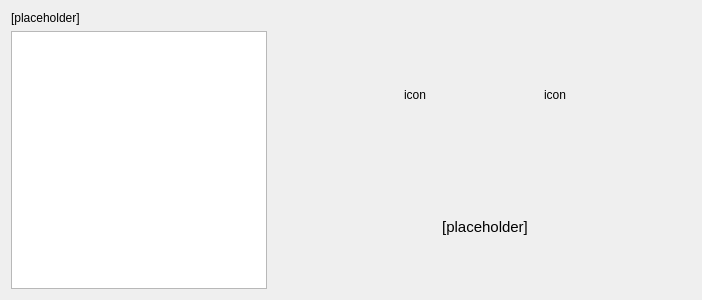
<?xml version="1.0" encoding="UTF-8"?>
<ui version="4.0">
 <class>pgFcFunction</class>
 <widget class="QWidget" name="pgFcFunction">
  <property name="geometry">
   <rect>
    <x>0</x>
    <y>0</y>
    <width>400</width>
    <height>300</height>
   </rect>
  </property>
  <property name="sizePolicy">
   <sizepolicy hsizetype="MinimumExpanding" vsizetype="MinimumExpanding">
    <horstretch>0</horstretch>
    <verstretch>0</verstretch>
   </sizepolicy>
  </property>
  <layout class="QVBoxLayout" name="verticalLayout_9">
   <item>
    <widget class="QLabel" name="lblSelectFunction">
     <property name="sizePolicy">
      <sizepolicy hsizetype="Preferred" vsizetype="Preferred">
       <horstretch>0</horstretch>
       <verstretch>0</verstretch>
      </sizepolicy>
     </property>
     <property name="baseSize">
      <size>
       <width>0</width>
       <height>0</height>
      </size>
     </property>
     <property name="styleSheet">
      <string notr="true">font: 11pt &quot;Ubuntu&quot;;</string>
     </property>
     <property name="text">
      <string>&lt;html&gt;&lt;head/&gt;&lt;body&gt;&lt;p&gt;[placeholder]&lt;/p&gt;&lt;/body&gt;&lt;/html&gt;</string>
     </property>
     <property name="alignment">
      <set>Qt::AlignLeading|Qt::AlignLeft|Qt::AlignTop</set>
     </property>
     <property name="wordWrap">
      <bool>true</bool>
     </property>
    </widget>
   </item>
   <item>
    <layout class="QGridLayout" name="gridLayout_8">
     <property name="horizontalSpacing">
      <number>12</number>
     </property>
     <item row="0" column="1">
      <spacer name="horizontalSpacer_8">
       <property name="orientation">
        <enum>Qt::Horizontal</enum>
       </property>
       <property name="sizeType">
        <enum>QSizePolicy::Fixed</enum>
       </property>
       <property name="sizeHint" stdset="0">
        <size>
         <width>60</width>
         <height>40</height>
        </size>
       </property>
      </spacer>
     </item>
     <item row="0" column="2">
      <widget class="QLabel" name="lblIconFunctionHazard">
       <property name="sizePolicy">
        <sizepolicy hsizetype="Fixed" vsizetype="Fixed">
         <horstretch>0</horstretch>
         <verstretch>0</verstretch>
        </sizepolicy>
       </property>
       <property name="minimumSize">
        <size>
         <width>128</width>
         <height>128</height>
        </size>
       </property>
       <property name="maximumSize">
        <size>
         <width>128</width>
         <height>127</height>
        </size>
       </property>
       <property name="text">
        <string>icon</string>
       </property>
       <property name="scaledContents">
        <bool>true</bool>
       </property>
       <property name="alignment">
        <set>Qt::AlignCenter</set>
       </property>
      </widget>
     </item>
     <item row="0" column="3">
      <widget class="QLabel" name="lblIconFunctionExposure">
       <property name="sizePolicy">
        <sizepolicy hsizetype="Fixed" vsizetype="Fixed">
         <horstretch>0</horstretch>
         <verstretch>0</verstretch>
        </sizepolicy>
       </property>
       <property name="minimumSize">
        <size>
         <width>128</width>
         <height>128</height>
        </size>
       </property>
       <property name="maximumSize">
        <size>
         <width>128</width>
         <height>128</height>
        </size>
       </property>
       <property name="baseSize">
        <size>
         <width>0</width>
         <height>0</height>
        </size>
       </property>
       <property name="text">
        <string>icon</string>
       </property>
       <property name="scaledContents">
        <bool>true</bool>
       </property>
       <property name="alignment">
        <set>Qt::AlignCenter</set>
       </property>
      </widget>
     </item>
     <item row="0" column="0" rowspan="2">
      <widget class="QListWidget" name="lstFunctions">
       <property name="sizePolicy">
        <sizepolicy hsizetype="MinimumExpanding" vsizetype="MinimumExpanding">
         <horstretch>0</horstretch>
         <verstretch>0</verstretch>
        </sizepolicy>
       </property>
       <property name="minimumSize">
        <size>
         <width>0</width>
         <height>99</height>
        </size>
       </property>
       <property name="maximumSize">
        <size>
         <width>9999</width>
         <height>16777215</height>
        </size>
       </property>
      </widget>
     </item>
     <item row="0" column="4">
      <spacer name="horizontalSpacer_9">
       <property name="orientation">
        <enum>Qt::Horizontal</enum>
       </property>
       <property name="sizeType">
        <enum>QSizePolicy::Fixed</enum>
       </property>
       <property name="sizeHint" stdset="0">
        <size>
         <width>60</width>
         <height>20</height>
        </size>
       </property>
      </spacer>
     </item>
     <item row="1" column="1" colspan="4">
      <widget class="QLabel" name="lblDescribeFunction">
       <property name="sizePolicy">
        <sizepolicy hsizetype="Expanding" vsizetype="Expanding">
         <horstretch>0</horstretch>
         <verstretch>0</verstretch>
        </sizepolicy>
       </property>
       <property name="font">
        <font>
         <family>Ubuntu</family>
         <pointsize>11</pointsize>
         <weight>50</weight>
         <italic>false</italic>
         <bold>false</bold>
        </font>
       </property>
       <property name="text">
        <string>[placeholder]</string>
       </property>
       <property name="alignment">
        <set>Qt::AlignCenter</set>
       </property>
       <property name="wordWrap">
        <bool>true</bool>
       </property>
      </widget>
     </item>
    </layout>
   </item>
  </layout>
 </widget>
 <resources/>
 <connections/>
</ui>
